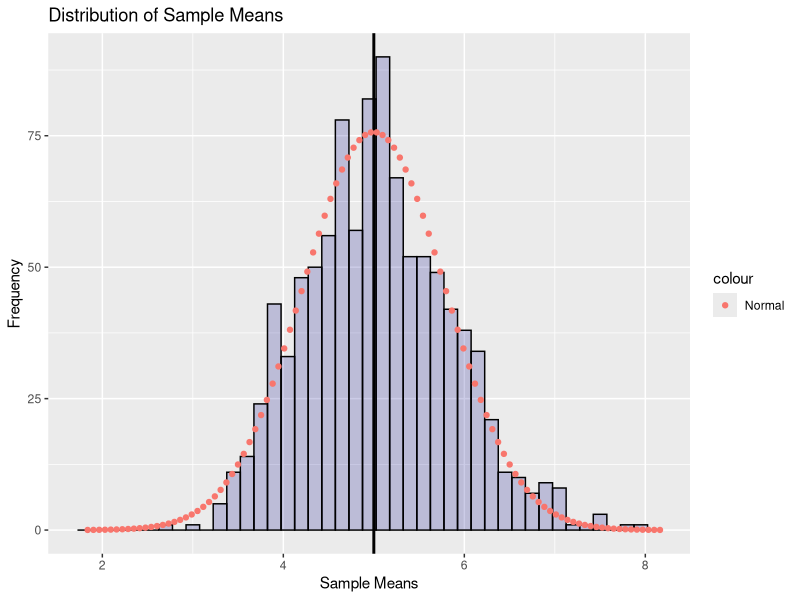
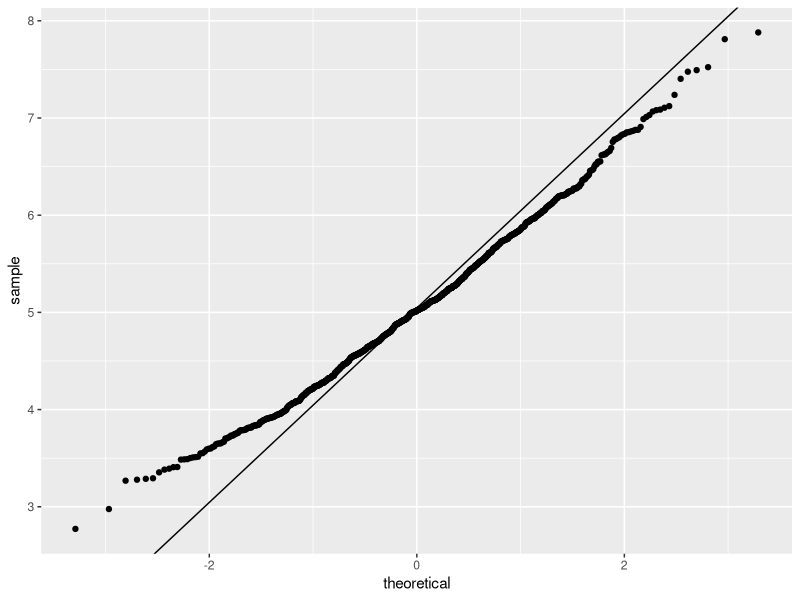

These charts were generated, in order, by the following R code:
## ---- chunk 1
lambda = 0.2
n = 40 # the size of the sample 
noSim = 1000 # the number of simulations
meanExp = 1/lambda # Expexted average of the exponential distribution
mediaExp = meanExp
sdExp = 1/lambda # Expected standard deviation of the exponential 
se = sdExp/sqrt(n)  # Theoretical standard error - Expected sd of the exponential means.

set.seed(10) # Creating 10000 means of 40 values
values <- matrix(rexp(noSim * n, rate=0.2), nrow = noSim) # matrix of 40(values) x 1000(simulations)

means <- apply(values, MARGIN = 1, mean) # means of each simulation
seSim <- sd(means)  # standard error of the simulations - observed sd of the simulated means
meanSim <- mean(means) # observed mean of the simulated exponential means
mediaSim <- median(means) # observed median of the simulated exponential means 
## ---- chunk 2
library(ggplot2)
dat2 = data.frame(means)
g <- ggplot(dat2, aes(x=means)) + geom_histogram(alpha = .20, binwidth=0.15, colour = "black", fill = "dark blue")
g <- g + xlab("Sample Means") + ylab("Frequency") + ggtitle("Distribution of Sample Means")
g <- g + geom_vline(xintercept = meanExp, size = 1)
  
  # Generate scaled data from a normal distribution
  # x-axis
  x <- seq(meanExp-4*se, meanExp+4*se,length=100)  #length (-4,4) theoretical standard errors from the mean
  #y-axis
  y <- dnorm(x, mean=meanExp, sd = se) # generate 100 normal density values.
  y = y*noSim*0.15   #adjust the normal values to the Frequencies. 0.2 stands for the binwidth. 
  xy=data.frame(cbind(x,y))

# Overlay the normal curve in the histogram
g + geom_point(data = xy, aes(x = x, y = y, colour = 'Normal')) 
## ---- chunk 3
ggplot(dat2, aes(sample = means)) + stat_qq() + geom_abline(aes(intercept = mean(means), slope=1))
## ---- chunk 4
CI <- meanExp +c(-1,1) * 1.96 * se/sqrt(n)
